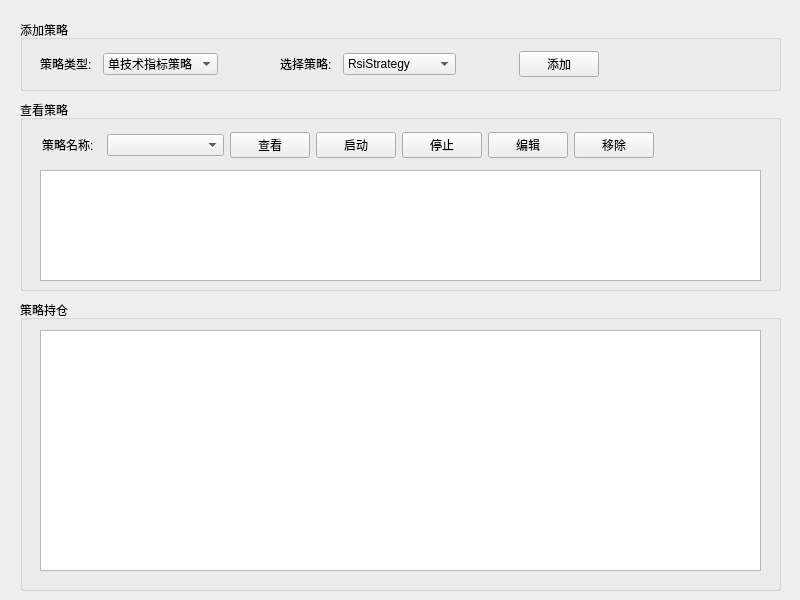
<?xml version="1.0" encoding="UTF-8"?>
<ui version="4.0">
 <class>StrategyManageMent</class>
 <widget class="QWidget" name="StrategyManageMent">
  <property name="geometry">
   <rect>
    <x>0</x>
    <y>0</y>
    <width>800</width>
    <height>600</height>
   </rect>
  </property>
  <property name="windowTitle">
   <string>Form</string>
  </property>
  <widget class="QGroupBox" name="groupBox">
   <property name="geometry">
    <rect>
     <x>20</x>
     <y>100</y>
     <width>761</width>
     <height>191</height>
    </rect>
   </property>
   <property name="title">
    <string>查看策略</string>
   </property>
   <widget class="QTableWidget" name="tableWidget">
    <property name="geometry">
     <rect>
      <x>20</x>
      <y>70</y>
      <width>721</width>
      <height>111</height>
     </rect>
    </property>
   </widget>
   <widget class="QWidget" name="layoutWidget">
    <property name="geometry">
     <rect>
      <x>22</x>
      <y>30</y>
      <width>671</width>
      <height>30</height>
     </rect>
    </property>
    <layout class="QHBoxLayout" name="horizontalLayout_2" stretch="1,2,1,1,1,1,1,1">
     <item>
      <widget class="QLabel" name="label_3">
       <property name="text">
        <string>策略名称:</string>
       </property>
      </widget>
     </item>
     <item>
      <widget class="QComboBox" name="all_strategy"/>
     </item>
     <item>
      <widget class="QPushButton" name="see_strategy">
       <property name="text">
        <string>查看</string>
       </property>
      </widget>
     </item>
     <item>
      <widget class="QPushButton" name="addStrategy_8">
       <property name="text">
        <string>启动</string>
       </property>
      </widget>
     </item>
     <item>
      <widget class="QPushButton" name="addStrategy_5">
       <property name="text">
        <string>停止</string>
       </property>
      </widget>
     </item>
     <item>
      <widget class="QPushButton" name="addStrategy_6">
       <property name="text">
        <string>编辑</string>
       </property>
      </widget>
     </item>
     <item>
      <widget class="QPushButton" name="addStrategy_7">
       <property name="text">
        <string>移除</string>
       </property>
      </widget>
     </item>
     <item>
      <spacer name="horizontalSpacer">
       <property name="orientation">
        <enum>Qt::Horizontal</enum>
       </property>
       <property name="sizeHint" stdset="0">
        <size>
         <width>40</width>
         <height>20</height>
        </size>
       </property>
      </spacer>
     </item>
    </layout>
   </widget>
  </widget>
  <widget class="QGroupBox" name="groupBox_3">
   <property name="geometry">
    <rect>
     <x>20</x>
     <y>20</y>
     <width>761</width>
     <height>71</height>
    </rect>
   </property>
   <property name="title">
    <string>添加策略</string>
   </property>
   <widget class="QWidget" name="layoutWidget_2">
    <property name="geometry">
     <rect>
      <x>20</x>
      <y>29</y>
      <width>559</width>
      <height>30</height>
     </rect>
    </property>
    <layout class="QHBoxLayout" name="horizontalLayout" stretch="1,2,1,1,2,1,1">
     <item>
      <widget class="QLabel" name="label_2">
       <property name="text">
        <string>策略类型:</string>
       </property>
      </widget>
     </item>
     <item>
      <widget class="QComboBox" name="strategyClass">
       <item>
        <property name="text">
         <string>单技术指标策略</string>
        </property>
       </item>
       <item>
        <property name="text">
         <string>多技术指标策略</string>
        </property>
       </item>
       <item>
        <property name="text">
         <string>配对策略</string>
        </property>
       </item>
      </widget>
     </item>
     <item>
      <spacer name="horizontalSpacer_2">
       <property name="orientation">
        <enum>Qt::Horizontal</enum>
       </property>
       <property name="sizeHint" stdset="0">
        <size>
         <width>40</width>
         <height>20</height>
        </size>
       </property>
      </spacer>
     </item>
     <item>
      <widget class="QLabel" name="label">
       <property name="text">
        <string>选择策略:</string>
       </property>
      </widget>
     </item>
     <item>
      <widget class="QComboBox" name="strategyName">
       <item>
        <property name="text">
         <string>RsiStrategy</string>
        </property>
       </item>
       <item>
        <property name="text">
         <string>BollingStrategy</string>
        </property>
       </item>
      </widget>
     </item>
     <item>
      <spacer name="horizontalSpacer_3">
       <property name="orientation">
        <enum>Qt::Horizontal</enum>
       </property>
       <property name="sizeHint" stdset="0">
        <size>
         <width>40</width>
         <height>20</height>
        </size>
       </property>
      </spacer>
     </item>
     <item>
      <widget class="QPushButton" name="addStrategy">
       <property name="text">
        <string>添加</string>
       </property>
      </widget>
     </item>
    </layout>
   </widget>
  </widget>
  <widget class="QGroupBox" name="groupBox_2">
   <property name="geometry">
    <rect>
     <x>20</x>
     <y>300</y>
     <width>761</width>
     <height>291</height>
    </rect>
   </property>
   <property name="title">
    <string>策略持仓</string>
   </property>
   <widget class="QTableWidget" name="tableWidget_2">
    <property name="geometry">
     <rect>
      <x>20</x>
      <y>30</y>
      <width>721</width>
      <height>241</height>
     </rect>
    </property>
   </widget>
  </widget>
 </widget>
 <resources/>
 <connections/>
</ui>
